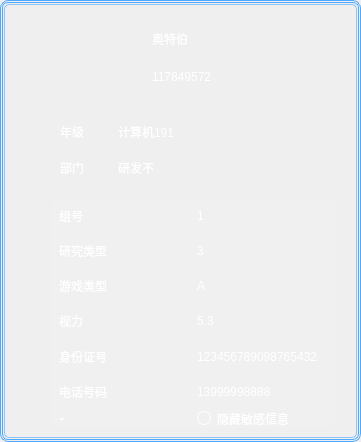
                    <widget class="QWidget" name="widget_who" native="true">
                     <property name="minimumSize">
                      <size>
                       <width>361</width>
                       <height>442</height>
                      </size>
                     </property>
                     <property name="maximumSize">
                      <size>
                       <width>361</width>
                       <height>442</height>
                      </size>
                     </property>
                     <property name="styleSheet">
                      <string notr="true">QWidget#widget_who{
color: #FFFFFF;
font: 16px &quot;黑体&quot;;
border-radius:5px;
border:1px solid #4DA9FF99;
}</string>
                     </property>
                     <layout class="QGridLayout" name="gridLayout_6">
                      <property name="leftMargin">
                       <number>0</number>
                      </property>
                      <property name="topMargin">
                       <number>0</number>
                      </property>
                      <property name="rightMargin">
                       <number>0</number>
                      </property>
                      <property name="bottomMargin">
                       <number>0</number>
                      </property>
                      <property name="spacing">
                       <number>0</number>
                      </property>
                      <item row="0" column="0">
                       <widget class="QFrame" name="frame_one_2">
                        <property name="minimumSize">
                         <size>
                          <width>0</width>
                          <height>0</height>
                         </size>
                        </property>
                        <property name="styleSheet">
                         <string notr="true">QFrame#frame_one_2{
border: 0.8px solid #4DA9FF;
border-radius: 8px;
}
</string>
                        </property>
                        <property name="frameShape">
                         <enum>QFrame::NoFrame</enum>
                        </property>
                        <property name="frameShadow">
                         <enum>QFrame::Raised</enum>
                        </property>
                        <layout class="QGridLayout" name="gridLayout_21">
                         <property name="leftMargin">
                          <number>1</number>
                         </property>
                         <property name="topMargin">
                          <number>1</number>
                         </property>
                         <property name="rightMargin">
                          <number>1</number>
                         </property>
                         <property name="bottomMargin">
                          <number>1</number>
                         </property>
                         <property name="spacing">
                          <number>0</number>
                         </property>
                         <item row="0" column="0">
                          <widget class="QFrame" name="frame_two_2">
                           <property name="styleSheet">
                            <string notr="true">QFrame#frame_two_2{
border: 0.6px solid #4DA9FF;
border-radius: 6px;
}
</string>
                           </property>
                           <property name="frameShape">
                            <enum>QFrame::StyledPanel</enum>
                           </property>
                           <property name="frameShadow">
                            <enum>QFrame::Raised</enum>
                           </property>
                           <layout class="QGridLayout" name="gridLayout_22">
                            <property name="leftMargin">
                             <number>1</number>
                            </property>
                            <property name="topMargin">
                             <number>1</number>
                            </property>
                            <property name="rightMargin">
                             <number>1</number>
                            </property>
                            <property name="bottomMargin">
                             <number>1</number>
                            </property>
                            <item row="0" column="0">
                             <widget class="QFrame" name="frame_4">
                              <property name="styleSheet">
                               <string notr="true">QFrame#frame_4{
border: 1px solid rgba(77, 169, 255, 0.6);
border-radius: 5px;
}
QFrame#frame_4:hover{
	color: rgb(170, 170, 255);
}</string>
                              </property>
                              <property name="frameShape">
                               <enum>QFrame::StyledPanel</enum>
                              </property>
                              <property name="frameShadow">
                               <enum>QFrame::Raised</enum>
                              </property>
                              <layout class="QGridLayout" name="gridLayout_19">
                               <property name="leftMargin">
                                <number>34</number>
                               </property>
                               <item row="0" column="0">
                                <layout class="QVBoxLayout" name="verticalLayout_5">
                                 <item>
                                  <widget class="QWidget" name="widget_name" native="true">
                                   <layout class="QGridLayout" name="gridLayout_4">
                                    <property name="leftMargin">
                                     <number>0</number>
                                    </property>
                                    <property name="topMargin">
                                     <number>0</number>
                                    </property>
                                    <property name="rightMargin">
                                     <number>0</number>
                                    </property>
                                    <property name="bottomMargin">
                                     <number>0</number>
                                    </property>
                                    <property name="spacing">
                                     <number>0</number>
                                    </property>
                                    <item row="0" column="0">
                                     <layout class="QHBoxLayout" name="horizontalLayout">
                                      <item>
                                       <widget class="QLabel" name="label_head">
                                        <property name="minimumSize">
                                         <size>
                                          <width>92</width>
                                          <height>88</height>
                                         </size>
                                        </property>
                                        <property name="maximumSize">
                                         <size>
                                          <width>92</width>
                                          <height>88</height>
                                         </size>
                                        </property>
                                        <property name="styleSheet">
                                         <string notr="true">image: url(:/image/image/face.png);
border-radius:44px;</string>
                                        </property>
                                       </widget>
                                      </item>
                                      <item>
                                       <widget class="QWidget" name="widget_5" native="true">
                                        <layout class="QGridLayout" name="gridLayout_3">
                                         <item row="0" column="0">
                                          <layout class="QVBoxLayout" name="verticalLayout_2">
                                           <item>
                                            <widget class="QLabel" name="label_name">
                                             <property name="styleSheet">
                                              <string notr="true">color: #FFFFFF;
font: 24px &quot;黑体&quot;;</string>
                                             </property>
                                             <property name="text">
                                              <string>奥特伯</string>
                                             </property>
                                            </widget>
                                           </item>
                                           <item>
                                            <widget class="QLabel" name="label_id">
                                             <property name="styleSheet">
                                              <string notr="true">color: #FFFFFF;
font: 18px &quot;黑体&quot;;</string>
                                             </property>
                                             <property name="text">
                                              <string>117849572</string>
                                             </property>
                                            </widget>
                                           </item>
                                          </layout>
                                         </item>
                                        </layout>
                                       </widget>
                                      </item>
                                     </layout>
                                    </item>
                                   </layout>
                                  </widget>
                                 </item>
                                 <item>
                                  <widget class="QWidget" name="widget_g" native="true">
                                   <property name="styleSheet">
                                    <string notr="true">color: #FFFFFF;
font: 16px &quot;黑体&quot;;</string>
                                   </property>
                                   <layout class="QVBoxLayout" name="verticalLayout_3">
                                    <item>
                                     <layout class="QHBoxLayout" name="horizontalLayout_2">
                                      <property name="spacing">
                                       <number>34</number>
                                      </property>
                                      <item>
                                       <widget class="QLabel" name="label_">
                                        <property name="sizePolicy">
                                         <sizepolicy hsizetype="Fixed" vsizetype="Preferred">
                                          <horstretch>0</horstretch>
                                          <verstretch>0</verstretch>
                                         </sizepolicy>
                                        </property>
                                        <property name="text">
                                         <string>年级</string>
                                        </property>
                                       </widget>
                                      </item>
                                      <item>
                                       <widget class="QLabel" name="label_2">
                                        <property name="text">
                                         <string>计算机191</string>
                                        </property>
                                       </widget>
                                      </item>
                                     </layout>
                                    </item>
                                    <item>
                                     <layout class="QHBoxLayout" name="horizontalLayout_3">
                                      <property name="spacing">
                                       <number>34</number>
                                      </property>
                                      <item>
                                       <widget class="QLabel" name="label_part">
                                        <property name="sizePolicy">
                                         <sizepolicy hsizetype="Fixed" vsizetype="Preferred">
                                          <horstretch>0</horstretch>
                                          <verstretch>0</verstretch>
                                         </sizepolicy>
                                        </property>
                                        <property name="text">
                                         <string>部门</string>
                                        </property>
                                       </widget>
                                      </item>
                                      <item>
                                       <widget class="QLabel" name="label_part_text">
                                        <property name="text">
                                         <string>研发不</string>
                                        </property>
                                       </widget>
                                      </item>
                                     </layout>
                                    </item>
                                   </layout>
                                  </widget>
                                 </item>
                                 <item>
                                  <widget class="QWidget" name="widget_person_info" native="true">
                                   <property name="minimumSize">
                                    <size>
                                     <width>284</width>
                                     <height>230</height>
                                    </size>
                                   </property>
                                   <property name="maximumSize">
                                    <size>
                                     <width>284</width>
                                     <height>230</height>
                                    </size>
                                   </property>
                                   <property name="styleSheet">
                                    <string notr="true">QWidget#widget_person_info{

background: rgba(245, 245, 245, 0.12);
border-radius: 8px;
}</string>
                                   </property>
                                   <layout class="QGridLayout" name="gridLayout_5">
                                    <property name="leftMargin">
                                     <number>0</number>
                                    </property>
                                    <property name="topMargin">
                                     <number>0</number>
                                    </property>
                                    <property name="rightMargin">
                                     <number>0</number>
                                    </property>
                                    <property name="bottomMargin">
                                     <number>0</number>
                                    </property>
                                    <property name="spacing">
                                     <number>0</number>
                                    </property>
                                    <item row="0" column="0">
                                     <layout class="QVBoxLayout" name="verticalLayout_4">
                                      <property name="leftMargin">
                                       <number>8</number>
                                      </property>
                                      <property name="bottomMargin">
                                       <number>0</number>
                                      </property>
                                      <item>
                                       <layout class="QHBoxLayout" name="horizontalLayout_4">
                                        <item>
                                         <widget class="QLabel" name="label_group">
                                          <property name="styleSheet">
                                           <string notr="true">color: #FFFFFF;
font: 16px &quot;黑体&quot;;</string>
                                          </property>
                                          <property name="text">
                                           <string>组号</string>
                                          </property>
                                         </widget>
                                        </item>
                                        <item>
                                         <widget class="QLabel" name="label_group_no">
                                          <property name="styleSheet">
                                           <string notr="true">color: #FFFFFF;
font: 16px &quot;黑体&quot;;</string>
                                          </property>
                                          <property name="text">
                                           <string>1</string>
                                          </property>
                                         </widget>
                                        </item>
                                       </layout>
                                      </item>
                                      <item>
                                       <layout class="QHBoxLayout" name="horizontalLayout_5">
                                        <item>
                                         <widget class="QLabel" name="label_kind">
                                          <property name="styleSheet">
                                           <string notr="true">color: #FFFFFF;
font: 16px &quot;黑体&quot;;</string>
                                          </property>
                                          <property name="text">
                                           <string>研究类型</string>
                                          </property>
                                         </widget>
                                        </item>
                                        <item>
                                         <widget class="QLabel" name="label_kind_no">
                                          <property name="styleSheet">
                                           <string notr="true">color: #FFFFFF;
font: 16px &quot;黑体&quot;;</string>
                                          </property>
                                          <property name="text">
                                           <string>3</string>
                                          </property>
                                         </widget>
                                        </item>
                                       </layout>
                                      </item>
                                      <item>
                                       <layout class="QHBoxLayout" name="horizontalLayout_9">
                                        <item>
                                         <widget class="QLabel" name="label_game">
                                          <property name="styleSheet">
                                           <string notr="true">color: #FFFFFF;
font: 16px &quot;黑体&quot;;</string>
                                          </property>
                                          <property name="text">
                                           <string>游戏类型</string>
                                          </property>
                                         </widget>
                                        </item>
                                        <item>
                                         <widget class="QLabel" name="label_game_no">
                                          <property name="styleSheet">
                                           <string notr="true">color: #FFFFFF;
font: 16px &quot;黑体&quot;;</string>
                                          </property>
                                          <property name="text">
                                           <string>A</string>
                                          </property>
                                         </widget>
                                        </item>
                                       </layout>
                                      </item>
                                      <item>
                                       <layout class="QHBoxLayout" name="horizontalLayout_6">
                                        <item>
                                         <widget class="QLabel" name="label_view">
                                          <property name="styleSheet">
                                           <string notr="true">color: #FFFFFF;
font: 16px &quot;黑体&quot;;</string>
                                          </property>
                                          <property name="text">
                                           <string>视力</string>
                                          </property>
                                         </widget>
                                        </item>
                                        <item>
                                         <widget class="QLabel" name="label_view_no">
                                          <property name="styleSheet">
                                           <string notr="true">color: #FFFFFF;
font: 16px &quot;黑体&quot;;</string>
                                          </property>
                                          <property name="text">
                                           <string>5.3</string>
                                          </property>
                                         </widget>
                                        </item>
                                       </layout>
                                      </item>
                                      <item>
                                       <layout class="QHBoxLayout" name="horizontalLayout_7">
                                        <item>
                                         <widget class="QLabel" name="label_id_2">
                                          <property name="styleSheet">
                                           <string notr="true">color: #FFFFFF;
font: 16px &quot;黑体&quot;;</string>
                                          </property>
                                          <property name="text">
                                           <string>身份证号</string>
                                          </property>
                                         </widget>
                                        </item>
                                        <item>
                                         <widget class="QLabel" name="label_id_no">
                                          <property name="styleSheet">
                                           <string notr="true">color: #FFFFFF;
font: 16px &quot;黑体&quot;;</string>
                                          </property>
                                          <property name="text">
                                           <string>123456789098765432</string>
                                          </property>
                                         </widget>
                                        </item>
                                       </layout>
                                      </item>
                                      <item>
                                       <layout class="QHBoxLayout" name="horizontalLayout_8">
                                        <item>
                                         <widget class="QLabel" name="label_tel">
                                          <property name="styleSheet">
                                           <string notr="true">color: #FFFFFF;
font: 16px &quot;黑体&quot;;</string>
                                          </property>
                                          <property name="text">
                                           <string>电话号码</string>
                                          </property>
                                         </widget>
                                        </item>
                                        <item>
                                         <widget class="QLabel" name="label_tel_no">
                                          <property name="styleSheet">
                                           <string notr="true">color: #FFFFFF;
font: 16px &quot;黑体&quot;;</string>
                                          </property>
                                          <property name="text">
                                           <string>13999998888</string>
                                          </property>
                                         </widget>
                                        </item>
                                       </layout>
                                      </item>
                                      <item>
                                       <layout class="QHBoxLayout" name="horizontalLayout_10">
                                        <property name="spacing">
                                         <number>0</number>
                                        </property>
                                        <item>
                                         <widget class="QPushButton" name="btn_info">
                                          <property name="sizePolicy">
                                           <sizepolicy hsizetype="Preferred" vsizetype="Fixed">
                                            <horstretch>0</horstretch>
                                            <verstretch>0</verstretch>
                                           </sizepolicy>
                                          </property>
                                          <property name="font">
                                           <font>
                                            <family>黑体</family>
                                            <pointsize>-1</pointsize>
                                            <weight>50</weight>
                                            <italic>false</italic>
                                            <bold>false</bold>
                                            <underline>true</underline>
                                           </font>
                                          </property>
                                          <property name="styleSheet">
                                           <string notr="true">color: #FFFFFF;
font: 12px &quot;黑体&quot;;
text-align : left;</string>
                                          </property>
                                          <property name="text">
                                           <string>详细信息</string>
                                          </property>
                                          <property name="autoDefault">
                                           <bool>false</bool>
                                          </property>
                                          <property name="default">
                                           <bool>false</bool>
                                          </property>
                                          <property name="flat">
                                           <bool>true</bool>
                                          </property>
                                         </widget>
                                        </item>
                                        <item>
                                         <widget class="QRadioButton" name="radioButton">
                                          <property name="styleSheet">
                                           <string notr="true">QRadioButton{
color: #FFFFFF;
font: 16px &quot;黑体&quot;;
}
QRadioButton::indicator {
 border:1px solid #ffffff;
border-radius:7px;
 }</string>
                                          </property>
                                          <property name="text">
                                           <string>隐藏敏感信息</string>
                                          </property>
                                         </widget>
                                        </item>
                                       </layout>
                                      </item>
                                     </layout>
                                    </item>
                                   </layout>
                                  </widget>
                                 </item>
                                </layout>
                               </item>
                              </layout>
                             </widget>
                            </item>
                           </layout>
                          </widget>
                         </item>
                        </layout>
                       </widget>
                      </item>
                     </layout>
                    </widget>
